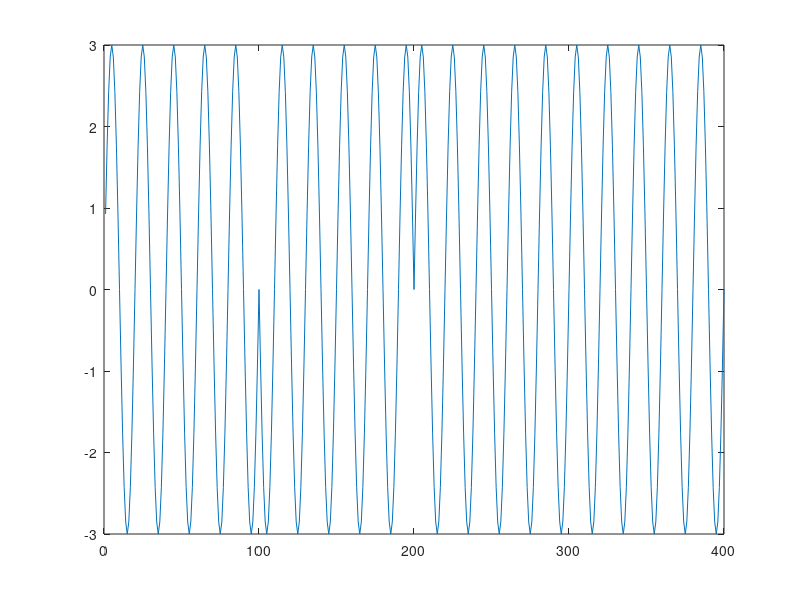

Write the MATLAB code that produced this figure.
clc;
clear all;
close all;
a=[1 0 1 1]
l=length(a);

f1=input('Enter the frequency of carrier')

for i=1:l   
    t=(i-1)*100+1:1:i*100;             
    if a(1,i)==1         
        x1(t)=3.*sin(2*pi*(f1)*t/100)    
    else        
        x1(t)=3.*sin((2*pi*(f1)*t/100)+pi)     
    end
end   

plot(x1)